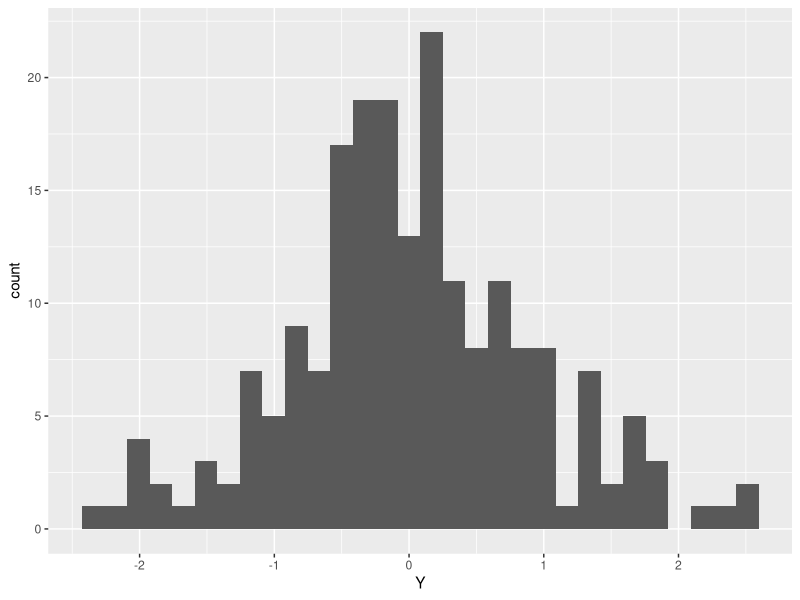
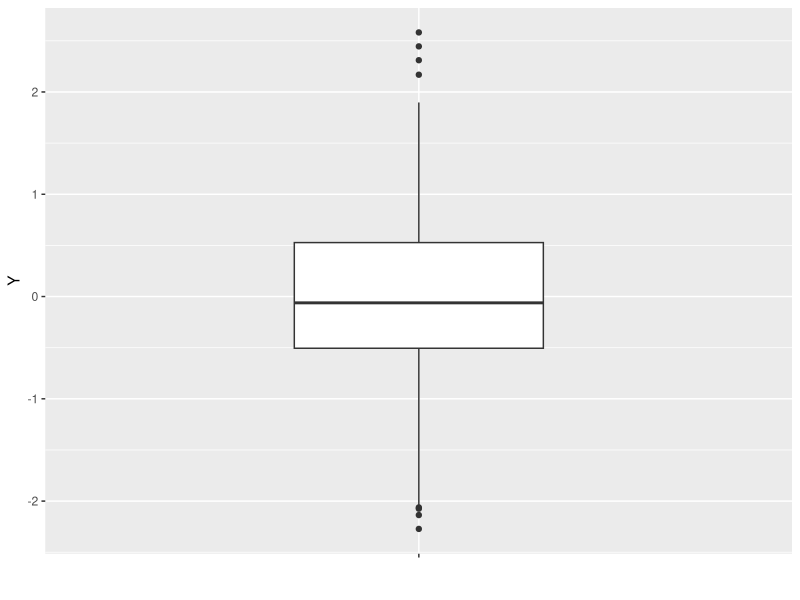
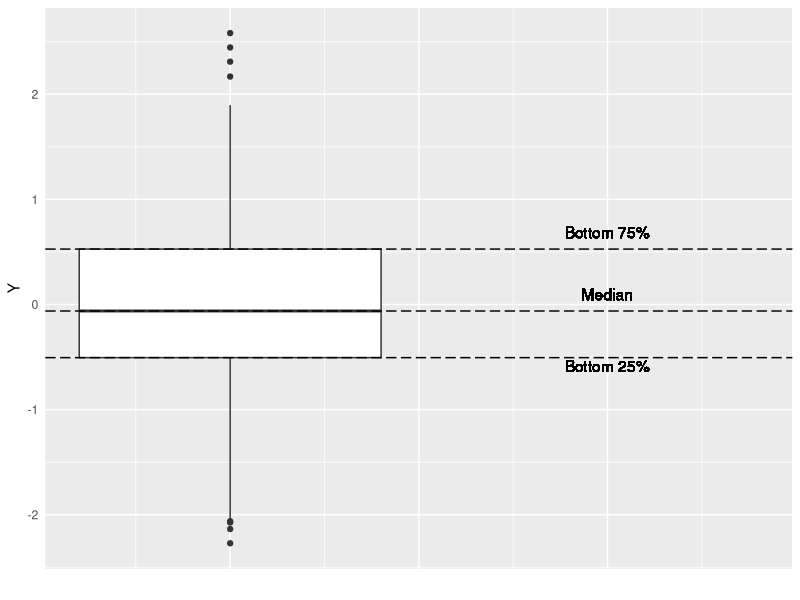
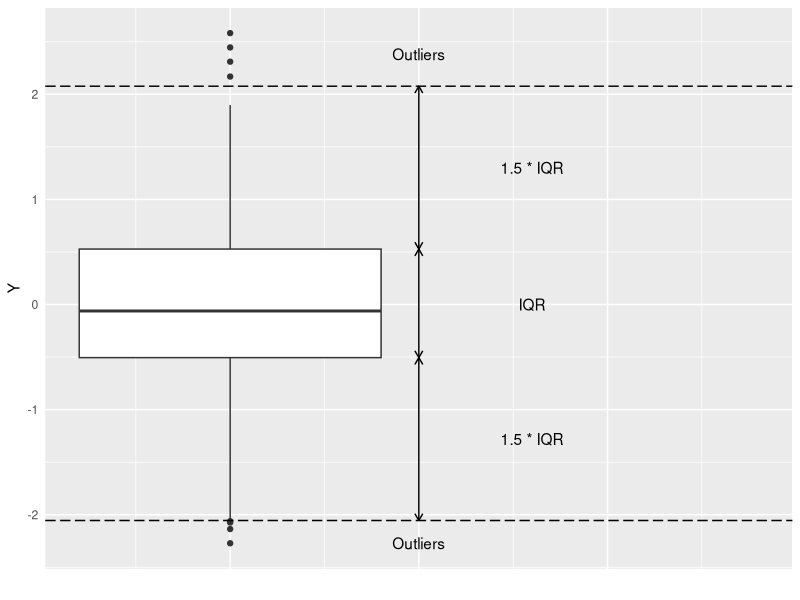
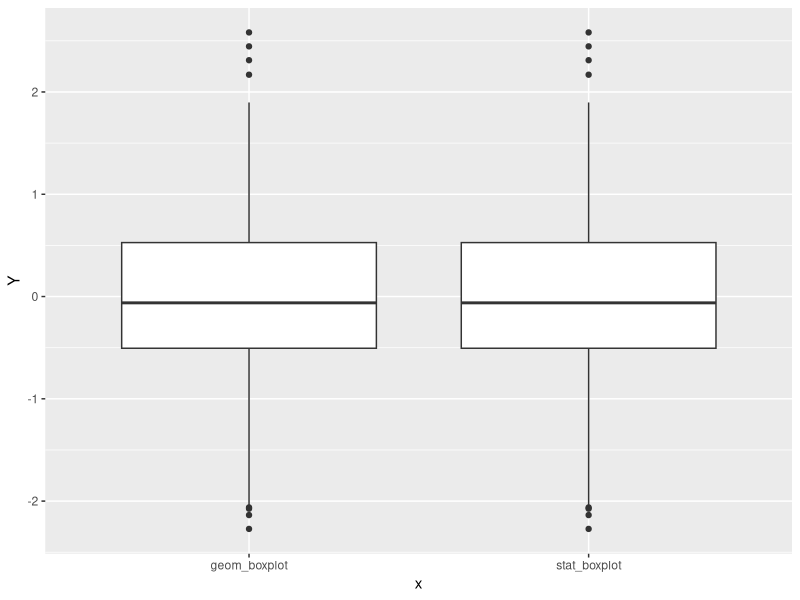
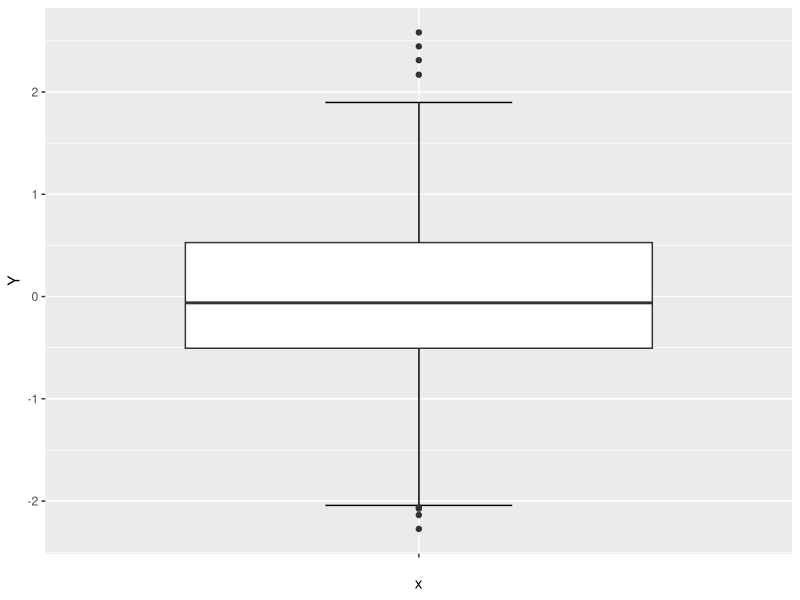
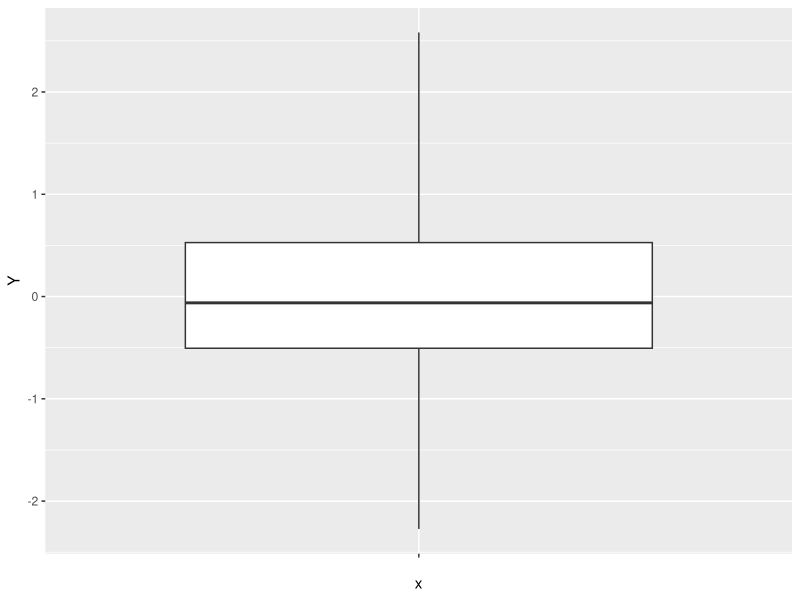
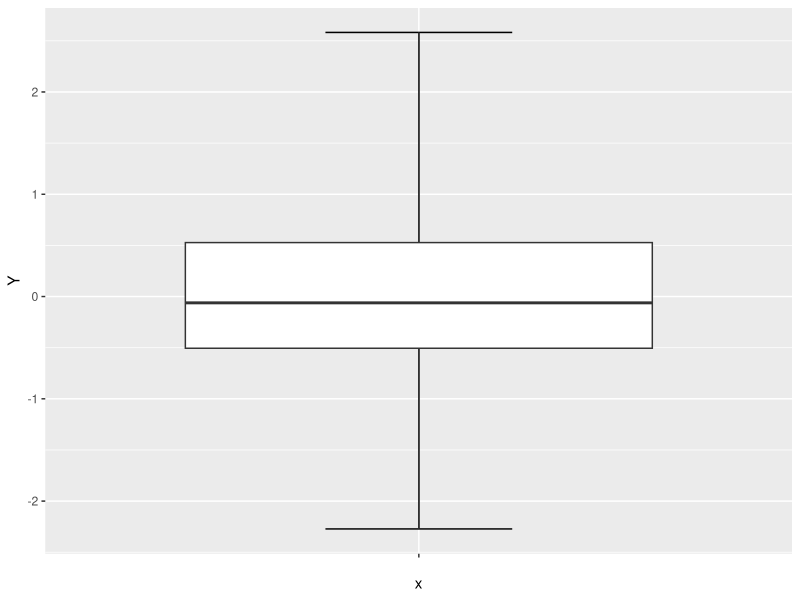

Write R code to recreate these figures, in order.
## ---- chunk 1
set.seed(100)
## ---- chunk 2
library(tidyverse)
Y <- rnorm(200)
df <- tibble(Y)

ggplot(df) + geom_histogram(aes(x = Y))
## ---- chunk 3
ggplot(df) + 
  geom_boxplot(aes(x = "", y = Y), width = 0.4) + 
  labs(x = "") 
## ---- chunk 4
fivenum(Y)
quantile(Y)
## ---- chunk 5
quantile(Y, c(0.1, 0.35))
## ---- chunk 6
ggplot(df) + 
  geom_boxplot(aes(x = 1, y = Y), width = 0.8) + 
  geom_boxplot(aes(x = 2, y = 0), width = 0.8, color = "transparent") + 
  geom_hline(aes(yintercept = quantile(Y, 0.75)), linetype = "longdash") + 
  geom_text(x = 2, y = quantile(Y, 0.75), label = "Bottom 75%", vjust = -0.9) +
  geom_hline(aes(yintercept = quantile(Y, 0.50)), linetype = "longdash") + 
  geom_text(x = 2, y = quantile(Y, 0.50), label = "Median", vjust = -0.9) +
  geom_hline(aes(yintercept = quantile(Y, 0.25)), linetype = "longdash") + 
  geom_text(x = 2, y = quantile(Y, 0.25), label = "Bottom 25%", vjust = 1.2) +
  labs(x = "") +
  theme(axis.text.x = element_blank(),
        axis.ticks = element_blank()
  )
## ---- chunk 7
fivenum(Y)[4] - fivenum(Y)[2]
## ---- chunk 8
IQR(Y)
## ---- chunk 9
ggplot(df) + 
  geom_boxplot(aes(x = 1, y = Y), width = 0.8) + 
  geom_boxplot(aes(x = 2, y = 0), width = 0.8, color = "transparent") + 
  geom_hline(aes(yintercept = quantile(Y, 0.75) + 1.5 * IQR(Y)), linetype = "longdash") + 
  geom_hline(aes(yintercept = quantile(Y, 0.25) - 1.5 * IQR(Y)), linetype = "longdash") + 
  annotate("segment", x = 1.5, xend = 1.5, 
           y = quantile(Y, 0.25), yend = quantile(Y, 0.75), 
           arrow = arrow(ends = "both", length = unit(.2, "cm"))) + 
  annotate("text", x = 1.8, y = 0, label = "IQR") +
  annotate("segment", x = 1.5, xend = 1.5, 
           y = quantile(Y, 0.75), yend = quantile(Y, 0.75) + 1.5 * IQR(Y), 
           arrow = arrow(ends = "both", length = unit(.2, "cm"))) + 
  annotate("text", x = 1.8, y = quantile(Y, 0.75) + 0.75 * IQR(Y), label = "1.5 * IQR") +
  annotate("segment", x = 1.5, xend = 1.5, 
           y = quantile(Y, 0.25), yend = quantile(Y, 0.25) - 1.5 * IQR(Y), 
           arrow = arrow(ends = "both", length = unit(.2, "cm"))) + 
  annotate("text", x = 1.8, y = quantile(Y, 0.25) - 0.75 * IQR(Y), label = "1.5 * IQR") +
  annotate("text", x = 1.5, y = max(Y) - 0.2, label = "Outliers") +
  annotate("text", x = 1.5, y = min(Y), label = "Outliers") +
  labs(x = "") +
  theme(axis.text.x = element_blank(),
        axis.ticks = element_blank()
  )
## ---- chunk 10
ggplot(df) + 
  stat_boxplot(aes(x = "stat_boxplot", y = Y), geom = "boxplot", coef = 1.5) + 
  geom_boxplot(aes(x = "geom_boxplot", y = Y)) 
## ---- chunk 11
ggplot(df, aes(x = "", y = Y)) + 
  stat_boxplot(geom = "errorbar", width = 0.3) +   # ひげと横線を描写するコード
  geom_boxplot() 
## ---- chunk 12
ggplot(df, aes(x = "", y = Y)) + 
  stat_boxplot(coef = Inf)
## ---- chunk 13
ggplot(df, aes(x = "", y = Y)) + 
  stat_boxplot(geom = "errorbar", coef = Inf, width = 0.3) +
  stat_boxplot(coef = Inf)
